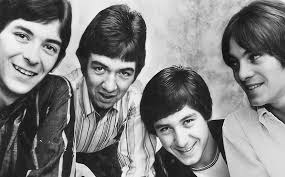
#> input picture test_image.jpg, 285 x 177 px
$ python CorrectFaceRotation_haar.py
#> lines starting #> are read from the running program, lines starting #| are printed output that depends on the picture
import numpy as np
import cv2
face_cascade = cv2.CascadeClassifier('haarcascade_frontalface_default.xml')
eye_cascade = cv2.CascadeClassifier('haarcascade_eye.xml')


def CorrectRotatedFaces(filename):
#> called with filename = './test_image.jpg'
    img = cv2.imread(filename)
#> img is the input picture: shape (177, 285, 3); min 0, max 255, mean 129.5
    imgGray = cv2.cvtColor(img,cv2.COLOR_BGR2GRAY)
    cv2.imshow('Original Image',img)
    cv2.waitKey(0)

    faces = face_cascade.detectMultiScale(imgGray, 1.1, 3)
#> faces = [[211, 34, 66, 66], [76, 44, 71, 71], [147, 101, 64, 64]]
    windowName = 'Detected and corrected Face '
    count_faces = 0
    count_eyes = 0
    for (x,y,w,h) in faces:
        count_faces += 1
        roi_gray = imgGray[y:y+h, x:x+w]
        roi_color = img[y:y+h, x:x+w]
        width, height = roi_gray.shape
        eyes = eye_cascade.detectMultiScale(roi_gray,1.05,2)
        if len(eyes) == 2:
            count_eyes += 1
            x1 = eyes[0][0]+eyes[0][2]/2
            y1 = eyes[0][1]+eyes[0][3]/2
            x2 = eyes[1][0]+eyes[1][2]/2
            y2 = eyes[1][1]+eyes[1][3]/2
            if x1 > x2:
                x1_aux = x1
                y1_aux = y1
                x1 = x2
                y1 = y2
                x2 = x1_aux
                y2 = y1_aux
            ang_rad = np.arctan((y2-y1)/(x2-x1))
            ang_deg = 180*ang_rad/np.pi
            roi_color = img[y:y+h, x:x+w]
            rotate_matrix = cv2.getRotationMatrix2D(center=((x1+x2)*0.5,(y1+y2)*0.5), angle=ang_deg, scale=1)
            roi_color_corrected = cv2.warpAffine(src=roi_color, M=rotate_matrix, dsize=(width, height))
            cv2.imshow(windowName+str(count_eyes),roi_color_corrected)
            cv2.waitKey(0)
#> this loop made 3 passes
#> (x, y, w, h, width, height, eyes, count_eyes) on pass 3: (147, 101, 64, 64, 64, 64, [[28, 9, 22, 22], [7, 18, 22, 22]], 2)
#> (x, y, w, h, width, height, eyes, count_eyes) on pass 2: (76, 44, 71, 71, 71, 71, [[13, 13, 23, 23], [39, 18, 22, 22]], 1)
#> pass 1, in CorrectRotatedFaces, `roi_gray = imgGray[y:y+h, x:x+w]`:
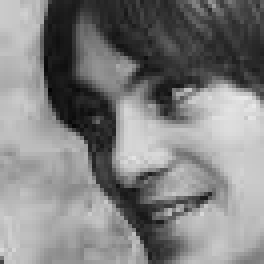
#> roi_gray: shape (66, 66) (shown 4 times larger); min 3, max 232, mean 128.5
#> after the loop:
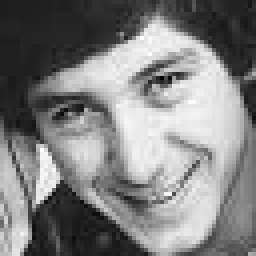
#> roi_gray: shape (64, 64) (shown 4 times larger); min 0, max 255, mean 128.4
#> after the loop, count_eyes = 2; count_faces = 3; x1_aux = 39; y1_aux = 20

    print("Se detectaron %d rostros y %d rostros con dos ojos"%(count_faces,count_eyes))
#| Se detectaron 3 rostros y 2 rostros con dos ojos
    cv2.destroyAllWindows()

file_name_1 = "./test_image.jpg"
CorrectRotatedFaces(file_name_1)

file_name_2 = "./test_image_2.jpg"
CorrectRotatedFaces(file_name_2)
#> call 2 of CorrectRotatedFaces, with filename = './test_image_2.jpg'
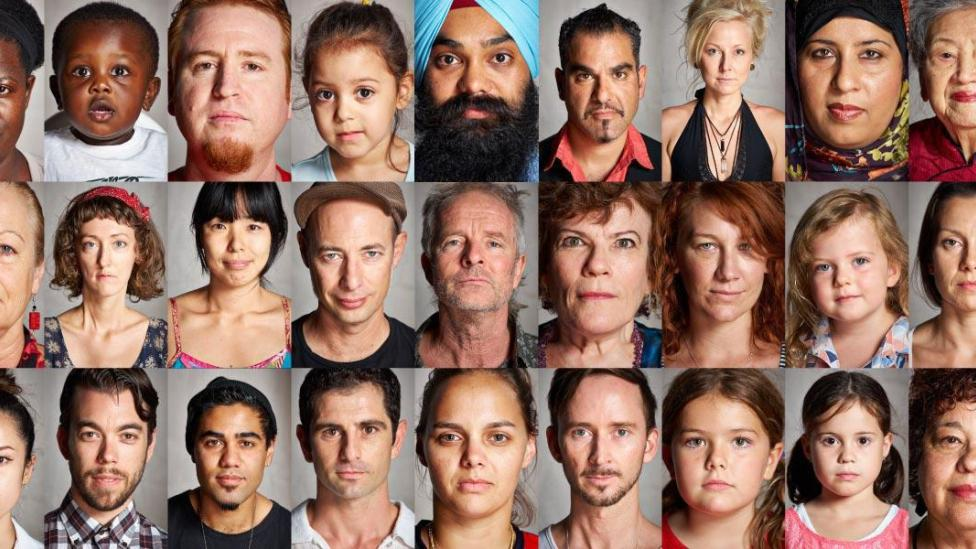
#> input picture test_image_2.jpg, 976 x 549 px
#> in CorrectRotatedFaces, img is the input picture: shape (549, 976, 3); mean B, G, R 100.1, 113.4, 146.4
#> in CorrectRotatedFaces (call 2), `imgGray = cv2.cvtColor(img,cv2.COLOR_BGR2GRAY)`:
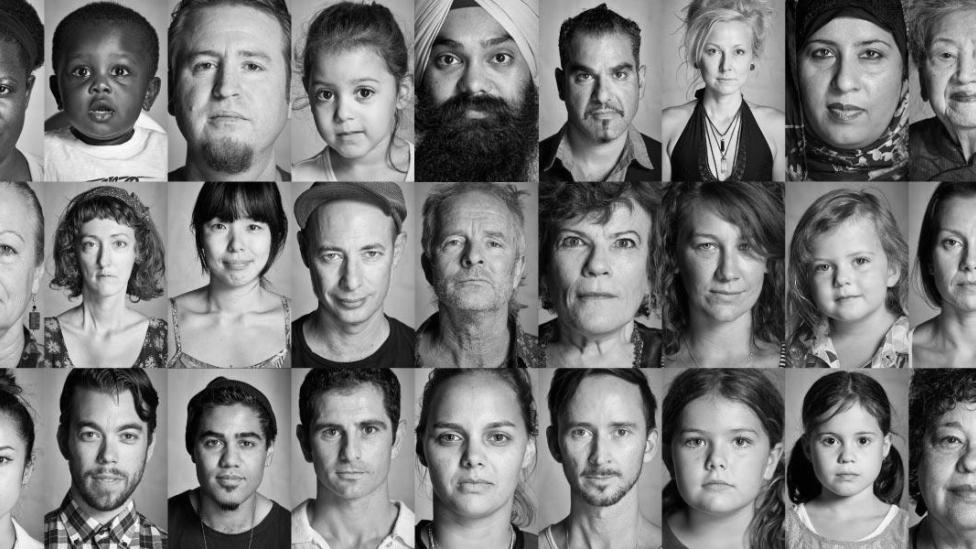
#> imgGray: shape (549, 976); min 0, max 255, mean 121.8
#> in CorrectRotatedFaces (call 2), `faces = face_cascade.detectMultiScale(imgGray, 1.1, 3)`: faces = 25 rows, first 6: [935, 232, 26, 26], [694, 27, 66, 66], [807, 408, 82, 82], [187, 408, 88, 88], [296, 51, 107, 107], [69, 215, 74, 74]
#> the loop in CorrectRotatedFaces (call 2), `for (x,y,w,h) in faces:` made 25 passes
#> (x, y, w, h, width, height, eyes) on passes 5, 6, 9, 10, 16, 17, 18, 21, 25: (296, 51, 107, 107, 107, 107, [[52, 27, 30, 30], [17, 31, 26, 26]]), (69, 215, 74, 74, 74, 74, [[38, 17, 24, 24], [10, 18, 22, 22]]), (555, 36, 97, 97, 97, 97, [[52, 26, 24, 24], [15, 29, 23, 23]]), (545, 386, 115, 115, 115, 115, [[61, 32, 29, 29], [23, 33, 25, 25]]), (296, 209, 115, 115, 115, 115, [[62, 31, 26, 26], [24, 36, 23, 23]]), (796, 225, 99, 99, 99, 99, [[51, 24, 26, 26], [16, 31, 23, 23]]), (297, 389, 106, 106, 106, 106, [[58, 27, 27, 27], [21, 30, 25, 25]]), (413, 388, 126, 126, 126, 126, [[70, 34, 31, 31], [19, 36, 28, 28]]), (404, 2, 147, 147, 147, 147, [[79, 40, 33, 33], [29, 42, 31, 31]])
#> (x, y, w, h, width, height, eyes) on passes 2, 3, 4, 11, 12, 15: (694, 27, 66, 66, 66, 66, [[8, 13, 21, 21], [33, 14, 22, 22]]), (807, 408, 82, 82, 82, 82, [[12, 20, 25, 25], [44, 21, 23, 23]]), (187, 408, 88, 88, 88, 88, [[15, 23, 23, 23], [47, 23, 24, 24]]), (61, 397, 96, 96, 96, 96, [[16, 26, 23, 23], [54, 28, 25, 25]]), (664, 396, 115, 115, 115, 115, [[19, 34, 25, 25], [61, 31, 29, 29]]), (674, 208, 104, 104, 104, 104, [[21, 27, 24, 24], [60, 28, 20, 20]])
#> pass 1, in CorrectRotatedFaces (call 2), `roi_color = img[y:y+h, x:x+w]`:
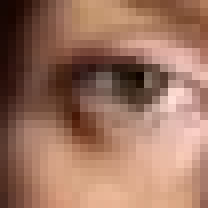
#> roi_color: shape (26, 26, 3) (shown 8 times larger); mean B, G, R 95.1, 114.2, 156
#> pass 2, in CorrectRotatedFaces (call 2), `roi_color = img[y:y+h, x:x+w]`:
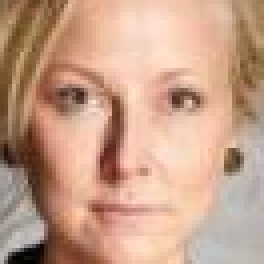
#> roi_color: shape (66, 66, 3) (shown 4 times larger); mean B, G, R 136.5, 159.3, 198.4
#> after the loop in CorrectRotatedFaces (call 2), `for (x,y,w,h) in faces:`:
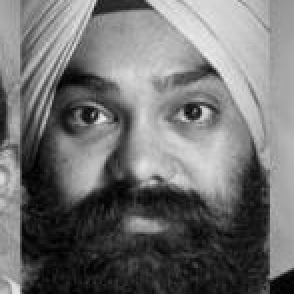
#> roi_gray: shape (147, 147) (shown 2 times larger); min 0, max 237, mean 112.3
#> after the loop in CorrectRotatedFaces (call 2), `for (x,y,w,h) in faces:`: count_eyes = 17; count_faces = 25; x1_aux = 95.5; y1_aux = 56.5
#| Se detectaron 25 rostros y 17 rostros con dos ojos
